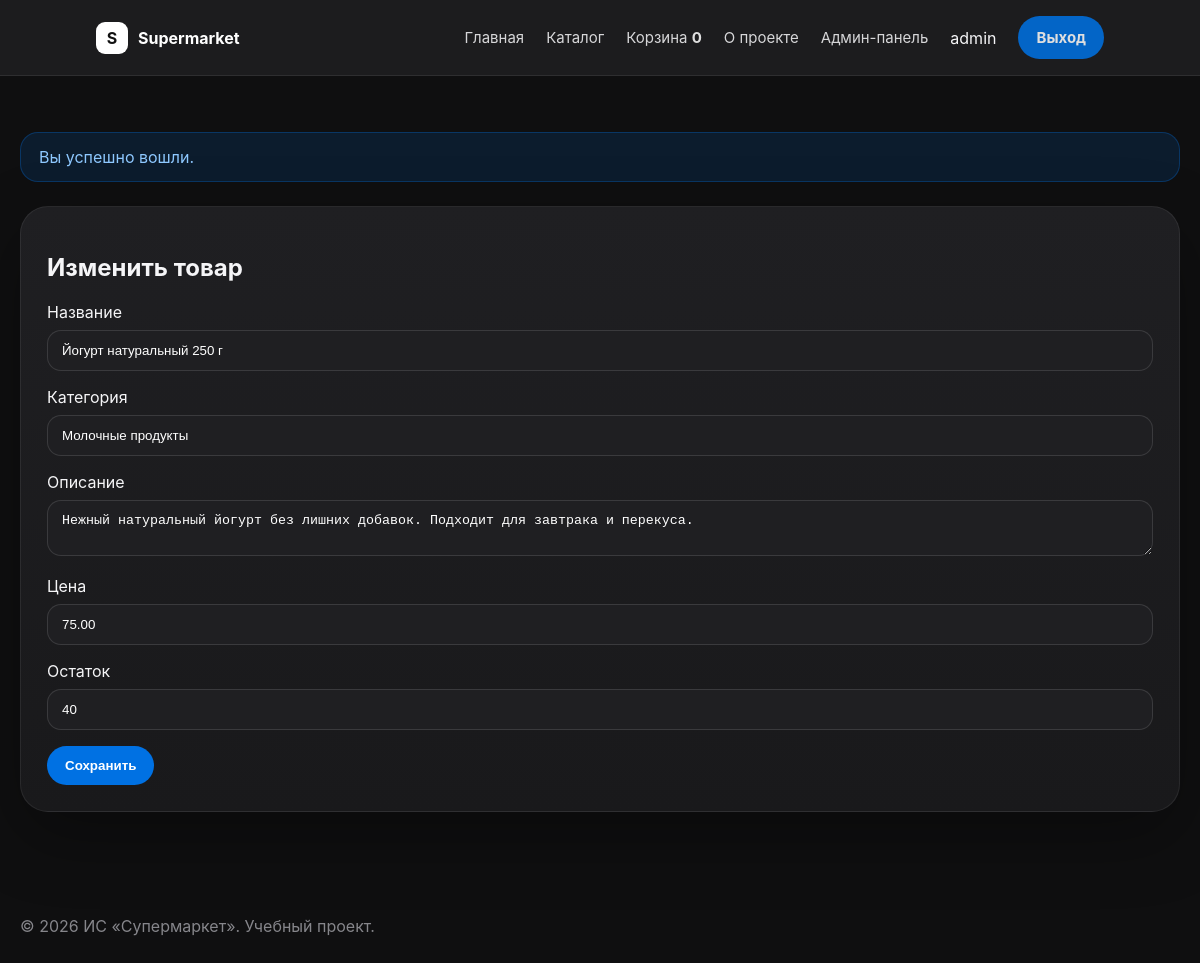
Screenshot of /index.php?page=admin_product_edit&id=9 (signed in) with the database file from the repository.
### tables this page shows
CREATE TABLE `products` (
  `id` int(11) NOT NULL,
  `name` varchar(120) NOT NULL,
  `category` varchar(80) NOT NULL,
  `description` text NOT NULL,
  `price` decimal(10,2) NOT NULL,
  `stock` int(11) NOT NULL DEFAULT 0,
  `is_deleted` tinyint(1) NOT NULL DEFAULT 0,
  `created_at` timestamp NOT NULL DEFAULT current_timestamp()
);

### src/Router/Router.php (called while the page is built, shortened)
<?php
class Router
{
    public function route(string $page): string
    {
        switch ($page) {
            case 'admin_product_edit':
                return (new AdminController())->productEdit();
        }
    }
}

### src/Controllers/AdminController.php (the view, shortened to what this page needs)
<?php
class AdminController
{
    public function productEdit(): string
    {
        $id = (int)($_GET['id'] ?? 0);
        $pdo = Config::getPDO();
        $stmt = $pdo->prepare("SELECT * FROM products WHERE id = ?");
        $stmt->execute([$id]);
        $product = $stmt->fetch();
        return BaseTemplate::render('Изменить товар', $this->productForm($product));
    }
    private function productForm(array $product = []): string
    {
        $name = BaseTemplate::escape($product['name'] ?? '');
        $category = BaseTemplate::escape($product['category'] ?? '');
        $description = BaseTemplate::escape($product['description'] ?? '');
        $price = BaseTemplate::escape((string)($product['price'] ?? ''));
        $stock = BaseTemplate::escape((string)($product['stock'] ?? '0'));
        return "
            <section class='panel narrow'>
                <h1>" . (isset($product['id']) ? 'Изменить товар' : 'Добавить товар') . "</h1>
                <form method='post' class='form'>
                    <label>Название</label>
                    <input name='name' required value='{$name}'>
                    <label>Категория</label>
                    <input name='category' required value='{$category}' placeholder='Фрукты, Овощи, Напитки'>
                    <label>Описание</label>
                    <textarea name='description' required>{$description}</textarea>
                    <label>Цена</label>
                    <input name='price' type='number' step='0.01' required value='{$price}'>
                    <label>Остаток</label>
                    <input name='stock' type='number' required value='{$stock}'>
                    <button class='btn' type='submit'>Сохранить</button>
                </form>
            </section>
        ";
    }
}

### assets/css/style_dark_catalog.css (style rules this page uses)
* { box-sizing: border-box; }
body { margin: 0; background: #0f0f10; color: #f5f5f7; font-family: -apple-system, BlinkMacSystemFont, 'Segoe UI', Arial, sans-serif; overflow-x: hidden; }
.feature-card, .product-card, .card, .panel, .form-card, .order-card { background: linear-gradient(180deg, #1f1f22 0%, #19191b 100%); border: 1px solid rgba(255, 255, 255, 0.07); border-radius: 28px; padding: 26px; color: #f5f5f7; box-shadow: 0 24px 70px rgba(0, 0, 0, 0.32); }
.btn, button, .nav-pill { background: #0071e3; color: #ffffff; border: 0; padding: 12px 18px; border-radius: 999px; text-decoration: none; font-weight: 700; cursor: pointer; display: inline-flex; align-items: center; justify-content: center; transition: background 0.2s ease, transform 0.2s ease; }
input, textarea, select { width: 100%; background: #1f1f22; border: 1px solid rgba(255, 255, 255, 0.12); color: #ffffff; border-radius: 14px; padding: 12px 14px; margin: 8px 0 16px; }

### rows the page displays
products: name "Йогурт натуральный 250 г", category "Молочные продукты", description "Нежный натуральный йогурт без лишних добавок. Подходит для завтрака и перекуса.", price "75.00", stock "40"

### other values shown
$basketCount "0"
$username "admin"
$flash "Вы успешно вошли."
